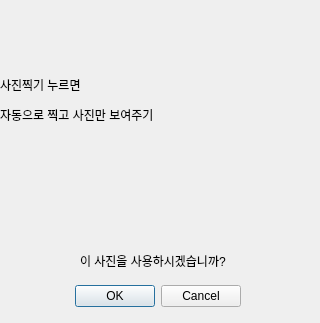
<?xml version="1.0" encoding="UTF-8"?>
<ui version="4.0">
 <class>Picture</class>
 <widget class="QDialog" name="Picture">
  <property name="geometry">
   <rect>
    <x>0</x>
    <y>0</y>
    <width>320</width>
    <height>323</height>
   </rect>
  </property>
  <property name="windowTitle">
   <string>Dialog</string>
  </property>
  <widget class="QDialogButtonBox" name="buttonBox">
   <property name="geometry">
    <rect>
     <x>70</x>
     <y>280</y>
     <width>171</width>
     <height>32</height>
    </rect>
   </property>
   <property name="orientation">
    <enum>Qt::Horizontal</enum>
   </property>
   <property name="standardButtons">
    <set>QDialogButtonBox::Cancel|QDialogButtonBox::Ok</set>
   </property>
  </widget>
  <widget class="QLabel" name="lb_picture">
   <property name="geometry">
    <rect>
     <x>0</x>
     <y>0</y>
     <width>320</width>
     <height>240</height>
    </rect>
   </property>
   <property name="text">
    <string>&lt;html&gt;&lt;head/&gt;&lt;body&gt;&lt;p&gt;사진찍기 누르면&lt;/p&gt;&lt;p&gt;자동으로 찍고 사진만 보여주기&lt;/p&gt;&lt;p&gt;&lt;br/&gt;&lt;/p&gt;&lt;/body&gt;&lt;/html&gt;</string>
   </property>
  </widget>
  <widget class="QLabel" name="label_2">
   <property name="geometry">
    <rect>
     <x>80</x>
     <y>250</y>
     <width>191</width>
     <height>21</height>
    </rect>
   </property>
   <property name="text">
    <string>이 사진을 사용하시겠습니까?</string>
   </property>
  </widget>
 </widget>
 <resources/>
 <connections>
  <connection>
   <sender>buttonBox</sender>
   <signal>accepted()</signal>
   <receiver>Picture</receiver>
   <slot>accept()</slot>
   <hints>
    <hint type="sourcelabel">
     <x>248</x>
     <y>254</y>
    </hint>
    <hint type="destinationlabel">
     <x>157</x>
     <y>274</y>
    </hint>
   </hints>
  </connection>
  <connection>
   <sender>buttonBox</sender>
   <signal>rejected()</signal>
   <receiver>Picture</receiver>
   <slot>reject()</slot>
   <hints>
    <hint type="sourcelabel">
     <x>316</x>
     <y>260</y>
    </hint>
    <hint type="destinationlabel">
     <x>286</x>
     <y>274</y>
    </hint>
   </hints>
  </connection>
 </connections>
</ui>
